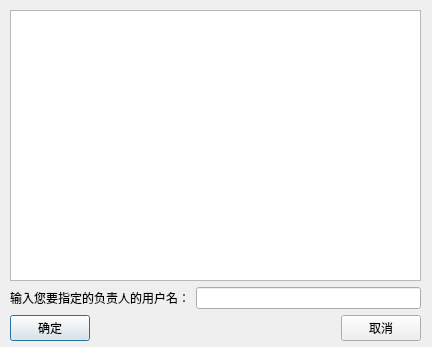
<?xml version="1.0" encoding="UTF-8"?>
<ui version="4.0">
 <class>Choose_Person_In_Charge</class>
 <widget class="QDialog" name="Choose_Person_In_Charge">
  <property name="geometry">
   <rect>
    <x>0</x>
    <y>0</y>
    <width>432</width>
    <height>347</height>
   </rect>
  </property>
  <property name="windowTitle">
   <string>负责人报名情况</string>
  </property>
  <widget class="QWidget" name="">
   <property name="geometry">
    <rect>
     <x>10</x>
     <y>10</y>
     <width>411</width>
     <height>331</height>
    </rect>
   </property>
   <layout class="QVBoxLayout" name="verticalLayout">
    <item>
     <widget class="QTableView" name="tableView"/>
    </item>
    <item>
     <layout class="QHBoxLayout" name="horizontalLayout">
      <item>
       <widget class="QLabel" name="label_2">
        <property name="text">
         <string>输入您要指定的负责人的用户名：</string>
        </property>
       </widget>
      </item>
      <item>
       <widget class="QLineEdit" name="lineEdit_name"/>
      </item>
     </layout>
    </item>
    <item>
     <layout class="QHBoxLayout" name="horizontalLayout_2">
      <item>
       <widget class="QPushButton" name="pushButton_ok">
        <property name="text">
         <string>确定</string>
        </property>
       </widget>
      </item>
      <item>
       <spacer name="horizontalSpacer">
        <property name="orientation">
         <enum>Qt::Horizontal</enum>
        </property>
        <property name="sizeHint" stdset="0">
         <size>
          <width>40</width>
          <height>20</height>
         </size>
        </property>
       </spacer>
      </item>
      <item>
       <widget class="QPushButton" name="pushButton_cancel">
        <property name="text">
         <string>取消</string>
        </property>
       </widget>
      </item>
     </layout>
    </item>
   </layout>
  </widget>
 </widget>
 <resources/>
 <connections/>
</ui>
